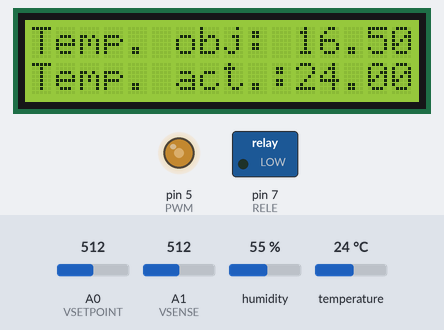
A sketch run on a simulated Arduino Uno, built with avr-gcc and run on an emulated ATmega328P. On the bench: 16×2 character LCD, switched loads named in the sketch (green lamp = pin HIGH), output pins drawn as LEDs (lit = HIGH). The test bench sets the inputs (shaded band); at power-on: temperature 24 °C, A0 (VSETPOINT) = 512, A1 (VSENSE) = 512, humidity 55 %. What the sketch prints to the serial monitor is not drawn.

Above: at 5.3 s.
5.4 s: temperature set to 17.3 °C
At 6.61 s:
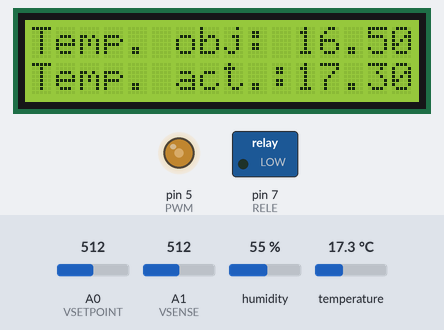
7.8 s: temperature set to 16.1 °C
At 8.26 s:
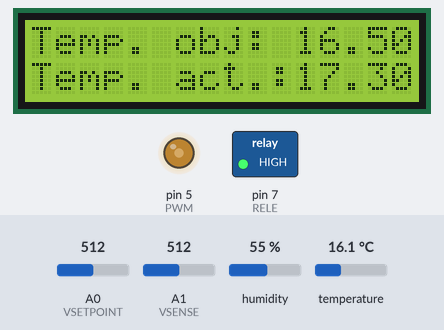
10.2 s: A0 (VSETPOINT) set to 716
At 12.48 s:
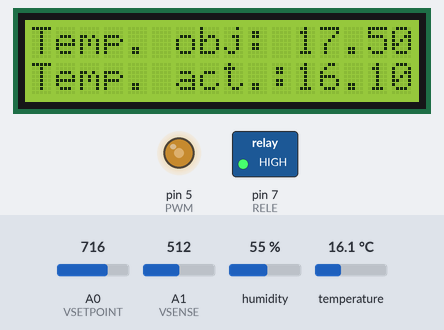
14.4 s: A0 (VSETPOINT) set to 428
At 14.9 s:
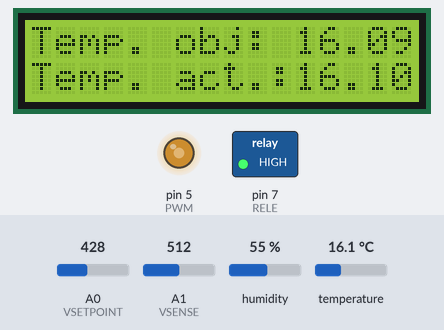
16.1 s: A0 (VSETPOINT) set to 399
At 16.73 s:
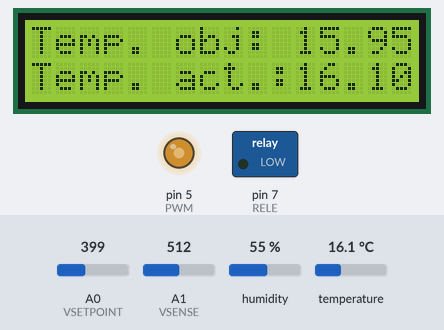
18.3 s: A1 (VSENSE) set to 716
Timing chart, 0 to 31.0 s (numbered marks = the images above; inputs shaded):
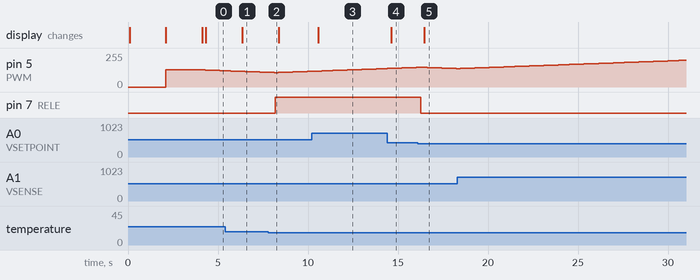

The sketch:

Codigo_ProyectoControl.ino
```cpp
#include <Wire.h>
#include <LiquidCrystal_I2C.h>
#include "DHT.h"

LiquidCrystal_I2C lcd(0x27, 16, 2); //Asignar dirección del LCD

//Ajustes para el DHT22
#define DHTTYPE DHT22 // DHT 22  (AM2302), AM2321
const int DHTPin = 2;
DHT dht(DHTPin, DHTTYPE);


#define VSETPOINT A0
#define VSENSE A1
#define PWM 5
#define RELE 7

float V_MAX = 0;

#define MUESTRAS 50

int RawValue= 0;
int ADCvRef = 0;
int i = 0;
int valorPWM = 0;
double volts = 0;
double tensionMedida = 0;
float tensionSetPoint = 0;
float tension = 0;
float atenuacion = 1.0;
float desvioTension = 0;
float tempobjetivo = 0;

//-----------------------------------------------------------
//Funcion Setup de Configuracion
//-----------------------------------------------------------
void setup(){
  lcd.init();
  lcd.backlight();

  Serial.begin(9600);

  pinMode(RELE, OUTPUT);

   ADCvRef = vRefADC();
   Serial.print("Vref = ");
   Serial.println(ADCvRef);
   lcd.setCursor(0, 0);
   lcd.print("Tension Verf:  ");
   lcd.setCursor(0, 1);
   lcd.print(ADCvRef);
   lcd.setCursor(5, 1);
   lcd.print(" mV");
   delay(2000);
   pinMode(PWM, OUTPUT);
   valorPWM=128;
   analogWrite(PWM, valorPWM);
   lcd.clear();
   lcd.setCursor(0, 0);
   lcd.print("SET PWM INI: ");
   lcd.setCursor(0, 1);
   lcd.print(valorPWM);
   delay(2000);
   lcd.clear();

//Prueba de DHT22
  Serial.println("DHTxx test!");
  dht.begin();

}

//-----------------------------------------------------------
//Funcion Repetitiva
//-----------------------------------------------------------
void loop(){

  //V_MAX = mideSetPoint();

  tempobjetivo = mideSetPointTemperatura();

  float h = dht.readHumidity();
  float t = dht.readTemperature();

  if (isnan(h) || isnan(t)) {
    Serial.println("Fallo en la lectura del sensor DHT");
    return;
  }

  //Regulación automática con voltaje y Relé

  if(tempobjetivo+0.1<t){
    if((tempobjetivo>17.5) && (t<tempobjetivo+0.25)){
      V_MAX = 3;
      digitalWrite(RELE, HIGH);
    }

    else{
      V_MAX = 12;
      digitalWrite(RELE, LOW);
    }

  }

  else if(tempobjetivo>=t){
    V_MAX = 3;
    digitalWrite(RELE, HIGH);
  }

  Serial.print("SET: ");
  Serial.println(V_MAX);
  mideTension();
  Serial.print("OUT: ");
  Serial.println(tension);
  ajustaPWM();


  Serial.print("Humedad: ");
  Serial.print(h);
  Serial.print(" %\t");
  Serial.print("Temperatura: ");
  Serial.print(t);
  Serial.println(" °C ");

  imprimirLCD(tempobjetivo,t);
}


/////////// FUNCIONES
//Imprimir LCD

void imprimirLCD(float tempobj, float temp){
  lcd.setCursor(0,0);
  lcd.print("Temp. obj: ");
  lcd.print(tempobj);
  //lcd.setCursor(12,0);}
  lcd.setCursor (0,1);
  lcd.print("Temp. act.:");
  lcd.print(temp);

}


//-----------------------------------------------------------
//Controla el PWM
//-----------------------------------------------------------
void ajustaPWM(){
   if(tension < V_MAX){
      if(valorPWM>0)
         valorPWM--;
      delay(1);
      analogWrite(PWM, valorPWM);
      //lcd.setCursor(9, 0);
      //lcd.print("PWM:");
      //lcd.print(valorPWM);
   }else{
      if(valorPWM<255)
         valorPWM++;
      delay(1);
      analogWrite(PWM, valorPWM);
      //lcd.setCursor(9, 0);
      //lcd.print("PWM:");
      //lcd.print(valorPWM);
   }
}

//-----------------------------------------------------------
//Funcion de calculo de tension de alimentacion
//-----------------------------------------------------------
int vRefADC(){
   long result;
   ADMUX = _BV(REFS0) | _BV(MUX3) | _BV(MUX2) | _BV(MUX1);
   delay(2);
   ADCSRA |= _BV(ADSC);
   while (bit_is_set(ADCSRA,ADSC));
   result = ADCL;
   result |= ADCH<<8;
   result = 1125300L / result;
   return result;
}


//-----------------------------------------------------------
//Funcion de medicion de SetPoint de la temperatura
//-----------------------------------------------------------
float mideSetPointTemperatura(){
   float tempobj = 0;
   RawValue = analogRead(VSETPOINT);
   tempobj = 5*(RawValue / 1023.0) + 14;
   delay(1);
   return tempobj;
}

/*float mideSetPoint(){
   RawValue = analogRead(VSETPOINT);
   tensionSetPoint = (RawValue / 1023.0) * ADCvRef;
   delay(1);
   return (tensionSetPoint/1000)*3.7;
}
*/

//-----------------------------------------------------------
//Funcion de medicion de Tension
//-----------------------------------------------------------
float mideTension(){
   volts = 0;
   for(i=0;i<MUESTRAS;i++){
      vRefADC();
      RawValue = analogRead(VSENSE);
      tensionMedida = (RawValue / 1023.0) * ADCvRef;
      volts = volts + tensionMedida;
      delay(1);
   }
   tension = ((((volts / MUESTRAS) / 1000) / atenuacion) - desvioTension)*3.7;
   return tension;
}
```

Measured:
- the behaviour switches between 16.6 and 16.5 °C on temperature (found by bisection; images 1 and 2)
- the behaviour switches between 410 and 409 on A0 (VSETPOINT) (found by bisection; images 4 and 5)
- after the input at 5.4 s, the display: changes after 0.94 s (image 1)
- after the input at 7.8 s, pin 7 (RELE): LOW → HIGH after 0.37 s
- after the input at 10.2 s, the display: changes after 0.37 s (image 3)
- after the input at 14.4 s, the display: changes after 0.22 s (image 4)
- after the input at 16.1 s, pin 7 (RELE): HIGH → LOW after 0.16 s; the display: changes after 0.34 s (image 5)
